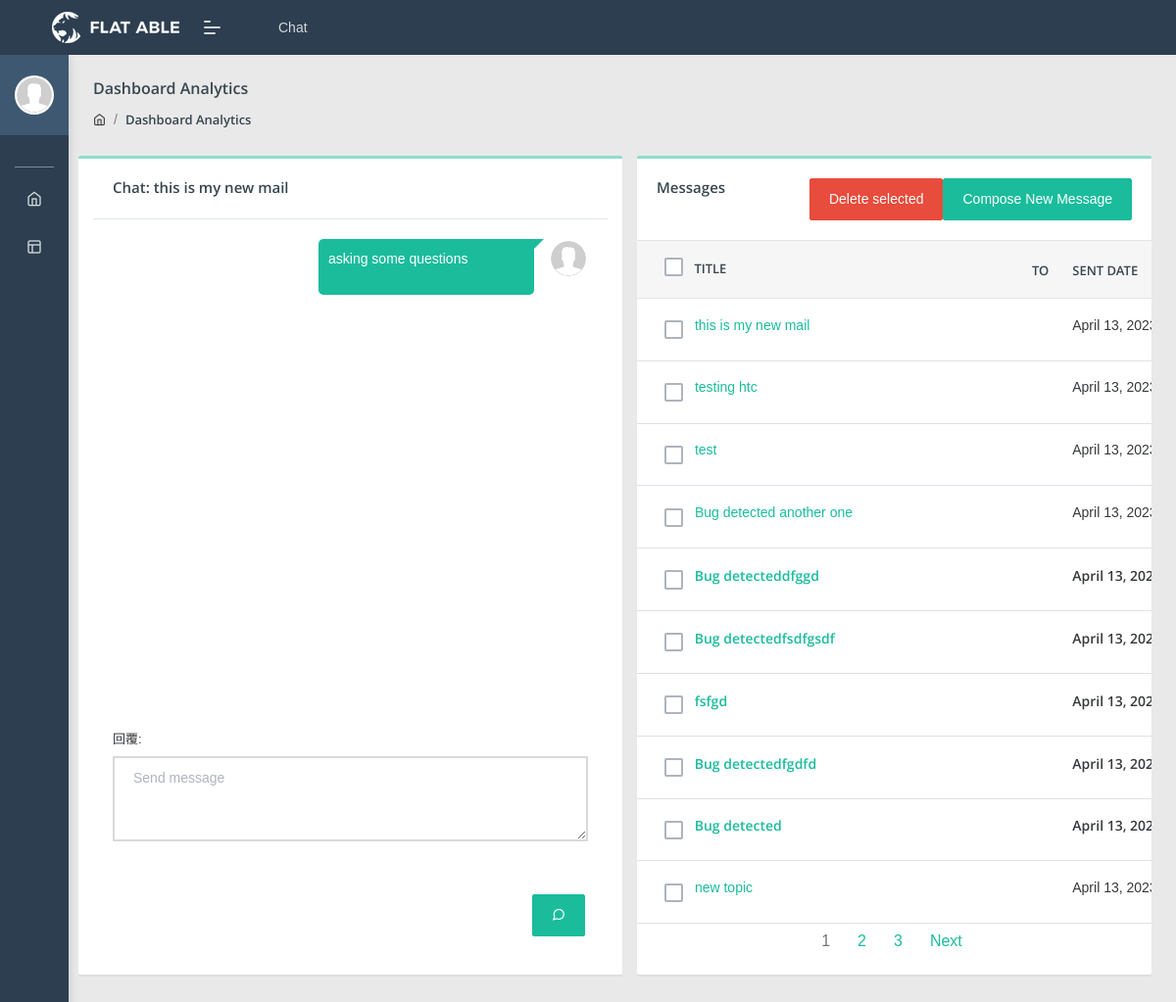
The page /welcome/chat/78/ (signed in) on the database its author committed.
### welcome/models.py (models this page shows)
class chat(models.Model):
    chatOwner = models.ForeignKey(User, null = True, on_delete = models.SET_NULL, related_name='chat', blank = True)
    chatTitle  = models.CharField(max_length=256)
    createdDate = models.DateTimeField(default=timezone.now)
    chatReceiver = models.ForeignKey(User, null=True, on_delete=models.CASCADE, related_name='chat_reciver', blank=True)
    chatContent = models.TextField()
    is_viewed = models.BooleanField(default=False)
    archived = models.BooleanField(default=False)
    viewedDate = models.DateTimeField(null=True)
    def __str__(self):
        return self.chatTitle

### welcome/views.py (the view, shortened to what this page needs)
# urls.py: path('chat/<int:pk>/', chatDetail.as_view(), name='chatDetails'),
class chatDetail(DetailView):
    model = chat
    template_name = 'chatDetail.html'
    replys = replyModelForm
    def get_context_data(self, **kwargs):
        context = super().get_context_data(**kwargs)
        user = self.request.user
        selected_chat = self.kwargs['pk']
        receiv = chat.objects.filter(Q(id=selected_chat)).values('chatReceiver')
        if self.request.user.id == receiv[0]['chatReceiver']:
            chat.objects.filter(id=selected_chat).update(is_viewed=True, viewedDate=timezone.now())
        if str(self.request.user) != 'admin':
            context['chatListAll'] = chat.objects.filter(Q(chatOwner=user) | Q(chatReceiver=user), archived=False).order_by('-createdDate')
        else:
            context['chatListAll'] = chat.objects.all().order_by('-createdDate').values()
        paginator = Paginator(context['chatListAll'], 10)
        page = self.request.GET.get('page')
        self.request.session['page'] = page
        context['chatListAll'] = paginator.get_page(page)
        form = chatModelForm()
        context['form'] = form
        context['title'] = self.get_object()
        context['replys'] = replys.objects.filter(replyBelongsTo_id = self.kwargs['pk']).all().values()
        context['replyForm'] = replyModelForm(initial={'replyBelongsTo': self.get_object(), 'replyerID': self.request.user,})
        return context

### welcome/forms.py
class chatModelForm(forms.ModelForm):
    class Meta:
        model = chat
        fields = [
            'chatOwner',
            'chatTitle',
            'chatReceiver',
            'chatContent',
        ]
        widgets= {
            'chatOwner': forms.HiddenInput(),
            'chatTitle' : forms.TextInput(attrs={'class': 'form-control'}),
            'chatReceiver' : forms.Select(attrs={'class': 'form-control'}),
            'chatContent' : forms.Textarea(attrs={'class': 'form-control'}),
        }
        labels = {
            'chatOwner': "提問人",
            'chatTitle' : "標題",
            'chatReceiver' : "收件人",
            'chatContent' : "內容",
        }
    def __init__(self, *args, **kwargs):
        super(chatModelForm, self).__init__(*args, **kwargs)
        self.fields['chatReceiver'].queryset = User.objects.filter(profile__type__in=['htc_user', 'aicenter'])

class replyModelForm(forms.ModelForm):
    class Meta:
        model = replys
        fields =[
            'replyBelongsTo',
            'replyerID',
            'replyDate',
            'replyContent',
        ]
        widgets= {
            'replyBelongsTo' : forms.HiddenInput(),
            'replyerID' : forms.HiddenInput(),
            'replyDate' : forms.HiddenInput(),
            'replyContent' : forms.Textarea(attrs={'id':'replyMessageArea','class':'form-control','placeholder':'Send message', 'rows': 3, 'cols' : 100}),
        }
        labels = {
            'replyBelongsTo' : "主題",
            'replyerID' : "回覆者",
            'replyDate' : "回覆日期",
            'replyContent' : "回覆",
        }

### templates/chatDetail.html (shortened to what this page needs)
{% extends 'chat_home.html' %}
{% load i18n %}
{% load static %}
{%block chatDeatils%}
    {% if request.user != object.chatOwner %}
        <div class="row m-b-20 received-chat">
            {% include 'chatIcon.html' %}
    {% else %}
        <div class="row m-b-20 send-chat">
    {% endif %}
            <div class="col">
                <div class="msg">
                    <p class="m-b-0">
                        <div class="chatContentDiv">{{ object.chatContent }}</div>
                    </p>
                </div>
                <p class="text-muted m-b-0">{{ object.createdData|date:'Y/m/d h:m:s' }}</p>
            </div>
            {% if request.user == object.chatOwner %}
                {% include 'chatIcon.html' %}
            {% endif %}
        </div>
{%endblock%}

### templates/chat_home.html (shortened to what this page needs)
{% extends 'chat_base_template.html' %}
{%load i18n%}
{% block chatContent %}
<div class="card chat-card col-xl-6 col-md-12" style="min-height: 550px;overflow-x:hidden;overflow-y: auto;">
  {% if request.user == object.chatOwner or request.user == object.chatReceiver %}
    <div class="card-header">
      {% if replyForm %}
      <h5 id="chat_topic_name">Chat: {{title}}</h5>
      {% else %}
      <h5 id="chat_topic_name">Chat</h5>
      {% endif %}
    </div>
    <div class="card-body" id="chatArea" style="height:400px;overflow-x:hidden;overflow-y:auto">
      {%block chatDeatils%}{%endblock%}
    </div>
    {% if replyForm %}
    <div class="card-body">
      <form method="POST" action="" id = "replyform">
        {{replyForm.as_p}}
        <button class="btn btn-primary float-right" type="submit" value="save" style="position: absolute; bottom: 39px; right: 38px;"><i
            class="feather icon-message-circle"></i></button>
      </form>
    </div>
    {% endif%}
  {% endif %}
</div>
<div class="col-xl-6 col-md-12">
  <form action="{% url 'del_chat' %}" method="POST">
    <div class="card table-card" style="min-height: 550px;">
      <div class="card-header">
        <h5>Messages</h5>
        <button type="button" class="btn  btn-primary float-right" data-toggle="modal"
          data-target="#exampleModalCenter">{% trans 'Compose New Message'%}</button>
        <button type="submit" class="btn  btn-danger float-right">{% trans 'Delete selected'%}</button>
      </div>
      <div class="card-body p-0">
        <div class="table-responsive">
          <table class="table table-hover mb-0">
            <thead>
              <tr>
                <th>
                  <div class="chk-option">
                    <label class="check-task custom-control custom-checkbox d-flex justify-content-center done-task">
                    </label>
                  </div>
                  Title
                </th>
                <th>To</th>
                <th>Sent Date</th>
              </tr>
            </thead>
            <tbody>
              {% for chat in chatListAll %}
              {% if chat.is_viewed %}
              <tr>
                <td>
                  <div class="chk-option">
                    <label class="check-task custom-control custom-checkbox d-flex justify-content-center done-task">
                    </label>
                  </div>
                  <div class="d-inline-block" style="width:20rem;overflow:hidden;text-overflow:ellipsis">
                    <a href="{% url 'chatDetails' chat.id%}?page={{request.session.page}}">
                      {{chat.chatTitle}}</a>
                  </div>
                </td>
                <td>{{chat.chatReceiver_username}}</td>
                <td>{{chat.createdDate}}</td>
              </tr>
              {%else%}
              <tr style="font-weight:bolder">
                <td>
                  <div class="chk-option">
                    <label class="check-task custom-control custom-checkbox d-flex justify-content-center done-task">
                    </label>
                  </div>
                  <div class="d-inline-block" style="width:20rem;overflow:hidden;text-overflow:ellipsis">
                    <a href="{% url 'chatDetails' chat.id%}?page={{request.session.page}}">
                      {{chat.chatTitle}}
                    </a>
                  </div>
                </td>
                <td>{{chat.chatReceiver_username}}</td>
                <td>{{chat.createdDate}}</td>
              </tr>
              {%endif%}
              {% endfor %}
            </tbody>
          </table>
          <nav aria-label="Page navigation example">
            <ul class="pagination justify-content-center">
              {% for page_number in chatListAll.paginator.page_range %}
                {% if page_number == chatListAll.number %}
                  <li class="page-item disabled">
                    <a class="page-link" href="#" tabindex="-1" aria-disabled="true">{{ page_number }}</a>
                  </li>
                {% else %}
                  <li class="page-item"><a class="page-link" href="?page={{ page_number }}">{{ page_number }}</a></li>
                {% endif %}
              {% endfor %}
              {% if chatListAll.has_next %}
                <li class="page-item">
                  <a class="page-link" href="?page={{ chatListAll.next_page_number }}">Next</a>
                </li>
              {% endif %}
            </ul>
          </nav>
        </div>
      </div>
    </div>
  </form>
</div>
{% endblock %}

### templates/chatDetail.html (style rules this page uses)
.chatContentDiv { position: relative; height: 50%; width: 200px; margin:auto; text-align:left; overflow-wrap: break-word !important; }

### rows shown on the page
chat: chatTitle "this is my new mail", chatContent "asking some questions", createdDate "April 13,…"
chat: chatTitle "testing htc", createdDate "April 13,…"
chat: chatTitle "test", createdDate "April 13,…"
chat: chatTitle "Bug detected another one", createdDate "April 13,…"
chat: chatTitle "Bug detecteddfggd", createdDate "April 13,…"
chat: chatTitle "Bug detectedfsdfgsdf", createdDate "April 13,…"
chat: chatTitle "fsfgd", createdDate "April 13,…"
chat: chatTitle "Bug detectedfgdfd", createdDate "April 13,…"
chat: chatTitle "Bug detected", createdDate "April 13,…"
chat: chatTitle "new topic", createdDate "April 13,…"

### other values the page prints
{{ page_number }} "1"
{{ page_number }} "2" "3"
